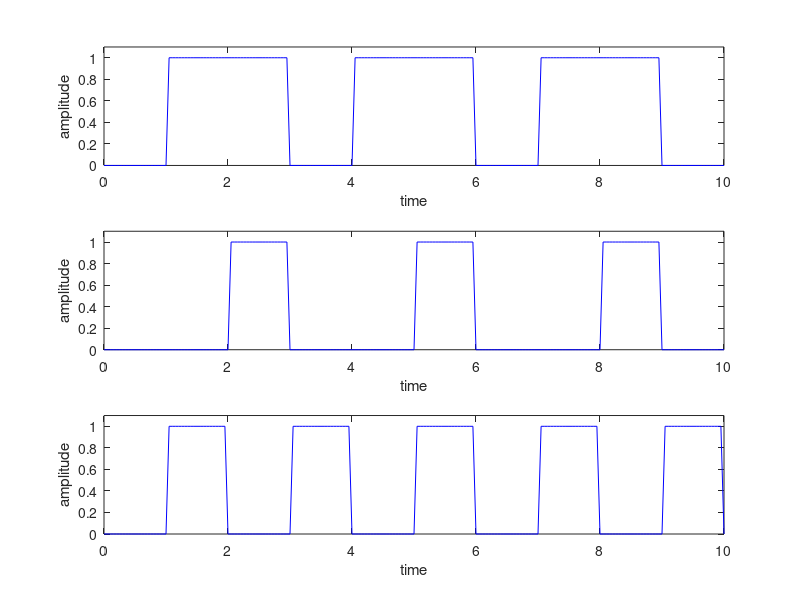

This chart was generated by the following MATLAB code:
% Understanding DSP with Matlab and solutions% example 1.1.4% 2018.11.25t = 0:0.05:10; subplot(3,1,1); plot(t,mod(t,3)>1,'b'); xlabel('time');ylabel('amplitude');axis([0 10 0 1.1]);subplot(3,1,2); plot(t,mod(t,3)>2,'b'); xlabel('time');ylabel('amplitude');axis([0 10 0 1.1]);subplot(3,1,3); plot(t,mod(t,2)>1,'b'); xlabel('time');ylabel('amplitude');axis([0 10 0 1.1]);